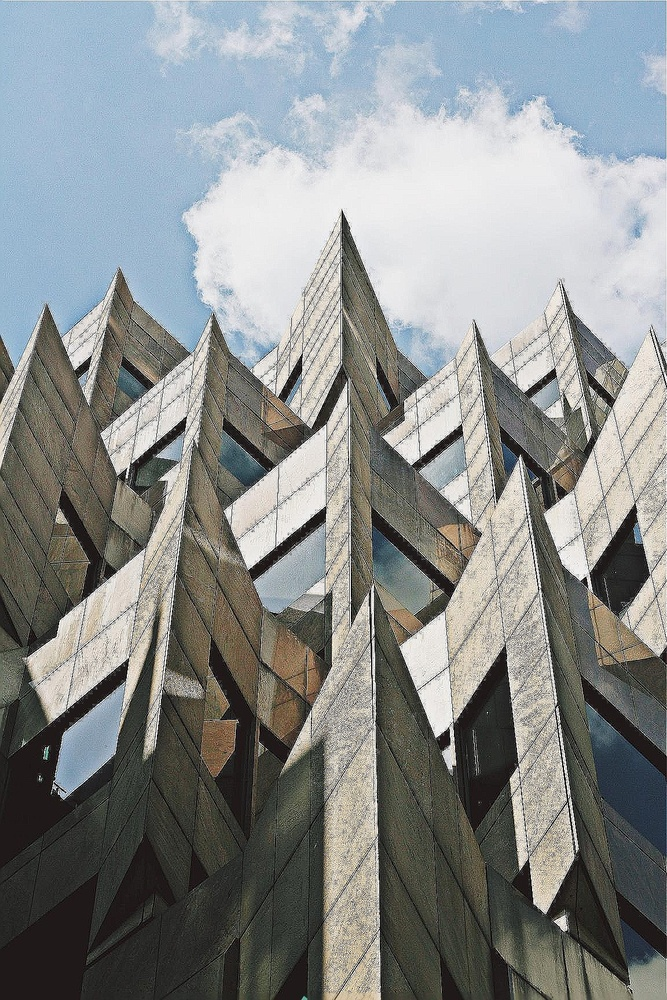
#> input picture PDI/Aula_2/imgs/toa-sharp-def-3.jpg, 667 x 1000 px, shrunk from 1152 x 1728 before the run
$ python code3.py   (older library calls are emulated)
#> lines starting #> are read from the running program, lines starting #| are printed output that depends on the picture

import matplotlib.pyplot as plt

def load_building_image():
    return plt.imread("imgs//toa-sharp-def-3.jpg")
#> returned value is the input picture: shape (1000, 667, 3); mean R, G, B 136.1, 139.7, 139.2

def show_image(image, title='Image', cmap_type='gray'):
    plt.imshow(image, cmap=cmap_type)
    plt.title(title)
    plt.axis('off')
    plt.show()

building_image = load_building_image()

# Import Gaussian filter
from skimage.filters import gaussian

# Apply filter
gaussian_image = gaussian(building_image, sigma=1, multichannel=True)

# Show original and resulting image to compare
show_image(building_image, "Original")
show_image(gaussian_image, "Reduced sharpness Gaussian")

gaussian_image2 = gaussian(building_image, sigma=5, multichannel=True)
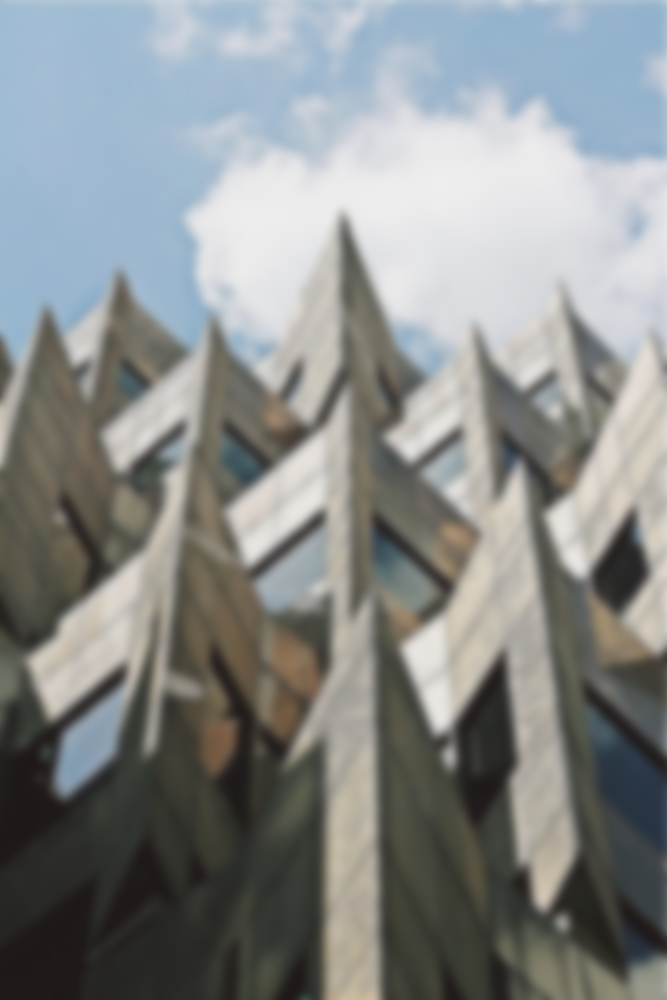
#> gaussian_image2: shape (1000, 667, 3) float64; mean R, G, B 0.534, 0.548, 0.546

# Show original and resulting image to compare
show_image(building_image, "Original")
show_image(gaussian_image2, "Reduced sharpness Gaussian")

gaussian_image3 = gaussian(building_image, sigma=10, multichannel=True)
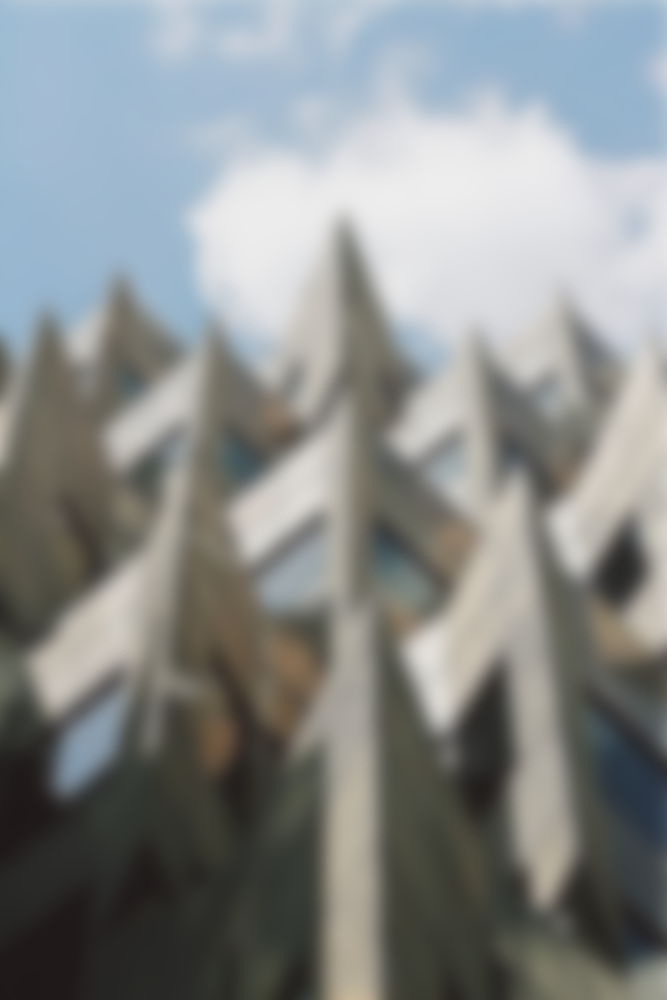
#> gaussian_image3: shape (1000, 667, 3) float64; mean R, G, B 0.535, 0.549, 0.547

# Show original and resulting image to compare
show_image(building_image, "Original")
show_image(gaussian_image3, "Reduced sharpness Gaussian")

$ run again, with PDI/Aula_2/imgs/cat.jpg copied over PDI/Aula_2/imgs/toa-sharp-def-3.jpg
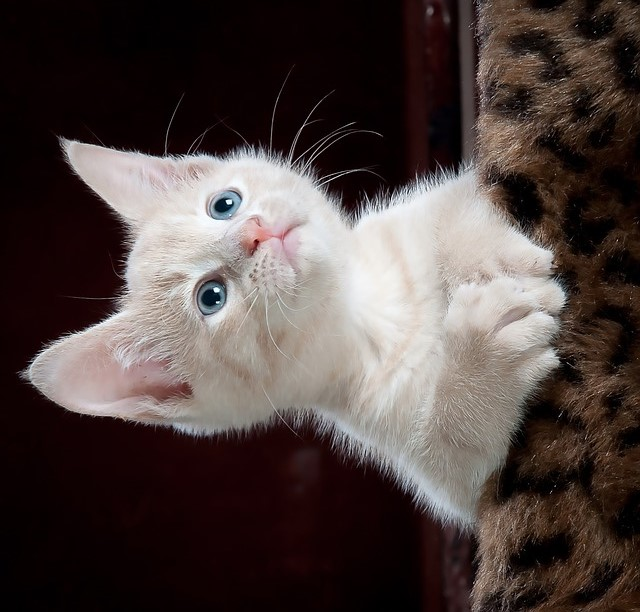
#> input picture PDI/Aula_2/imgs/cat.jpg, 640 x 612 px
#> in load_building_image, returned value is the input picture: shape (612, 640, 3); mean R, G, B 78.6, 66.9, 64.4
#> `gaussian_image2 = gaussian(building_image, sigma=5, multichannel=True)`:
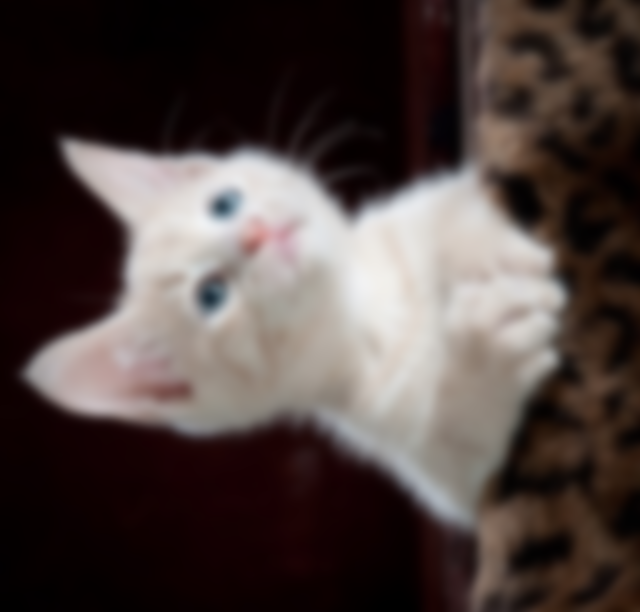
#> gaussian_image2: shape (612, 640, 3) float64; mean R, G, B 0.308, 0.263, 0.252
#> `gaussian_image3 = gaussian(building_image, sigma=10, multichannel=True)`:
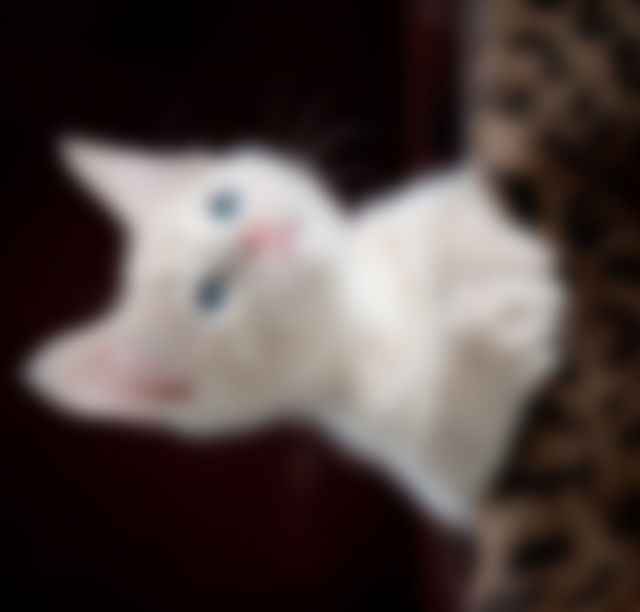
#> gaussian_image3: shape (612, 640, 3) float64; mean R, G, B 0.308, 0.262, 0.252

$ run again, with PDI/Aula_2/imgs/soaps.jpg copied over PDI/Aula_2/imgs/toa-sharp-def-3.jpg
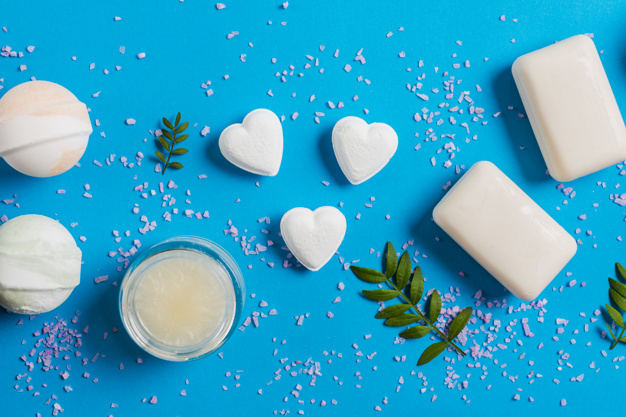
#> input picture PDI/Aula_2/imgs/soaps.jpg, 626 x 417 px
#> in load_building_image, returned value is the input picture: shape (417, 626, 3); mean R, G, B 56.5, 165.4, 199.6
#> `gaussian_image2 = gaussian(building_image, sigma=5, multichannel=True)`:
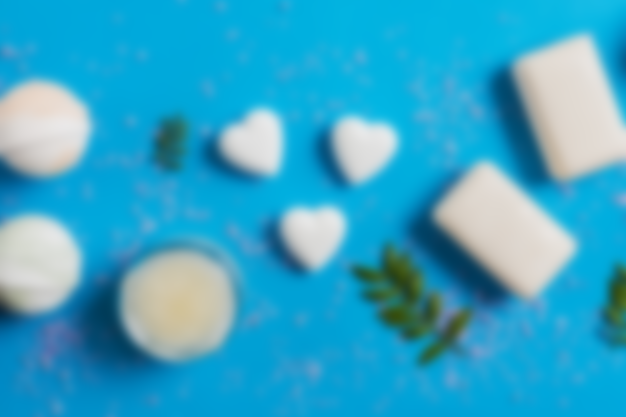
#> gaussian_image2: shape (417, 626, 3) float64; mean R, G, B 0.221, 0.649, 0.783
#> `gaussian_image3 = gaussian(building_image, sigma=10, multichannel=True)`:
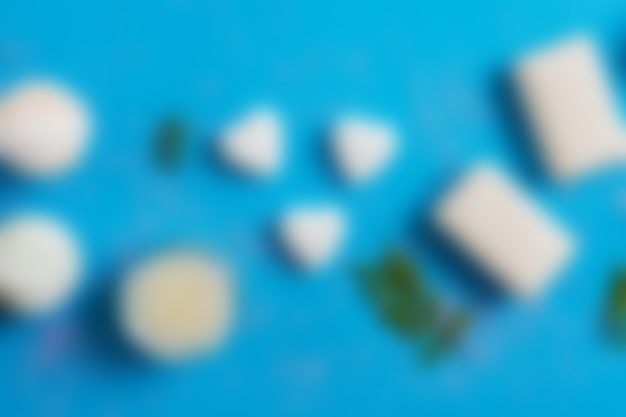
#> gaussian_image3: shape (417, 626, 3) float64; mean R, G, B 0.221, 0.648, 0.782
